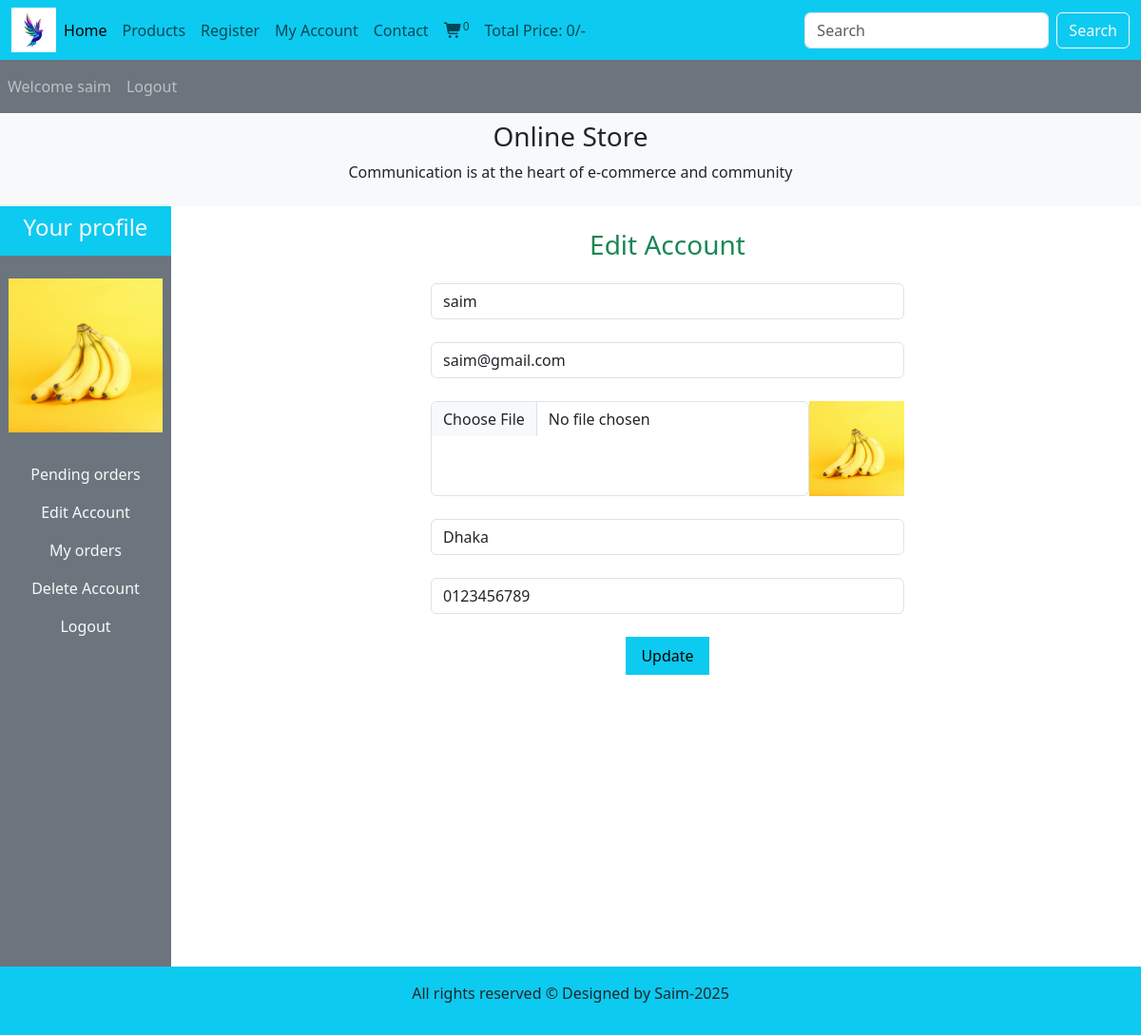
/users_area/profile.php?edit_account (signed in), run on the app's committed database.
### tables this page shows
CREATE TABLE `user_table` (
  `user_id` int(11) NOT NULL,
  `user_name` varchar(100) NOT NULL,
  `user_email` varchar(100) NOT NULL,
  `user_password` varchar(255) NOT NULL,
  `user_image` varchar(255) NOT NULL,
  `user_ip` varchar(255) NOT NULL,
  `user_address` varchar(255) NOT NULL,
  `user_mobile` varchar(20) NOT NULL
);

### users_area/edit_account.php (the view, shortened to what this page needs)
<?php
    if(isset($_GET['edit_account'])) {
        $user_session_name=$_SESSION['username'];
        $select_query="SELECT * FROM `user_table` WHERE user_name='$user_session_name'";
        $result_query=mysqli_query($con, $select_query);
        $row_fetch=mysqli_fetch_assoc($result_query);
        $user_name=$row_fetch['user_name'];
        $user_email=$row_fetch['user_email'];
        $user_address=$row_fetch['user_address'];
        $user_mobile=$row_fetch['user_mobile'];
    }
?>
<!DOCTYPE html>
<html lang="en">
<head>
    <link href="https://cdn.jsdelivr.net/npm/bootstrap@5.3.7/dist/css/bootstrap.min.css" rel="stylesheet">
    <link rel="stylesheet" href="https://cdnjs.cloudflare.com/ajax/libs/font-awesome/7.0.0/css/all.min.css" />
    <link rel = "stylesheet" href = "../style.css">
</head>
<body>
    <h3 class="text-success my-4">Edit Account</h3>
    <form action="" method="post" enctype="multipart/form-data">
        <div class="form-outline mb-4">
            <input type="text" class="form-control w-50 m-auto" name="user_username" value="<?=$user_name?>">
        </div>
        <div class="form-outline mb-4">
            <input type="email" class="form-control w-50 m-auto" name="user_email" value="<?=$user_email?>">
        </div>
        <div class="form-outline mb-4 d-flex w-50 m-auto">
            <input type="file" class="form-control" name="user_image">
            <img src="./user_images/<?=$user_image?>" alt="" class="edit_image">
        </div>
        <div class="form-outline mb-4">
            <input type="text" class="form-control w-50 m-auto" name="user_address" value="<?=$user_address?>">
        </div>
        <div class="form-outline mb-4">
            <input type="text" class="form-control w-50 m-auto" name="user_mobile" value="<?=$user_mobile?>">
        </div>
        <input type="submit" value="Update" class="bg-info py-2 px-3 border-0" name="user_update">
    </form>
</body>
</html>

### users_area/profile.php (shortened to what this page needs)
<?php
    include('../includes/connect.php');
?>
<!DOCTYPE html>
<html lang="en">
<head>
    <link href="https://cdn.jsdelivr.net/npm/bootstrap@5.3.7/dist/css/bootstrap.min.css" rel="stylesheet">
    <link rel="stylesheet" href="https://cdnjs.cloudflare.com/ajax/libs/font-awesome/7.0.0/css/all.min.css" />
    <link rel = "stylesheet" href = "../style.css">
</head>
<body>
    <div class = "container-fluid p-0">
        <nav class="navbar navbar-expand-lg navbar-light bg-info">
            <div class="container-fluid">
                <img src = "../images/logo.png" alt = "" class = "logo">
                <div class="collapse navbar-collapse" id="navbarSupportedContent">
                    <ul class="navbar-nav me-auto mb-2 mb-lg-0">
                        <li class="nav-item">
                            <a class="nav-link active" aria-current="page" href="../index.php">Home</a>
                        </li>
                        <li class="nav-item">
                            <a class="nav-link" href="../display_all.php">Products</a>
                        </li>
                        <li class="nav-item">
                            <a class="nav-link" href="user_registration.php">Register</a>
                        </li>
                        <li class="nav-item">
                            <a class="nav-link" href="profile.php">My Account</a>
                        </li>
                        <li class="nav-item">
                            <a class="nav-link" href="#">Contact</a>
                        </li>
                        <li class="nav-item">
                            <a class="nav-link" href="../cart.php"><i class="fa-solid fa-cart-shopping"></i><sup><?php cartItems(); ?></sup></a>
                        </li>
                        <li class="nav-item">
                            <a class="nav-link" href="#">Total Price: <?php cartTotalPrice(); ?>/-</a>
                        </li>
                    </ul>
                    <form class="d-flex" role="search" action="../search_product.php" method="get">
                        <input class="form-control me-2" type="search" placeholder="Search" aria-label="Search" name="search_data">
                        <input type="submit" value="Search" class="btn btn-outline-light" name="search_data_product">
                    </form>
                </div>
            </div>
        </nav>
        <nav class="navbar navbar-expand-lg navbar-dark bg-secondary">
            <ul class = "navbar-nav me-auto">
                <?php
                    if(!isset($_SESSION['username'])) {
                        echo "<li class='nav-item'><a class='nav-link' href='#'>Welcome Guest</a></li>";
                    } else {
                        echo "<li class='nav-item'><a class='nav-link' href='#'>Welcome ".$_SESSION['username']."</a></li>";
                    }
                    if(!isset($_SESSION['username'])) {
                        echo "<li class='nav-item'><a class='nav-link' href='user_login.php'>Login</a></li>";
                    } else {
                        echo "<li class='nav-item'><a class='nav-link' href='user_logout.php'>Logout</a></li>";
                    }
                ?>
            </ul>
        </nav>
        <div class = "bg-light py-2">
            <h3 class="text-center">Online Store</h3>
            <p class="text-center">Communication is at the heart of e-commerce and community</p>
        </div>
        <div class="row">
            <div class="col-md-2">
                <ul class="navbar-nav bg-secondary text-center" style="height: 100vh">
                    <li class="nav-item bg-info">
                        <a href="#" class="nav-link text-light"><h4 class="">Your profile</h4></a>
                    </li>
                    <?php
                        $username=$_SESSION['username'];
                        $user_image="SELECT * FROM `user_table` WHERE user_name='$username'";
                        $user_image=mysqli_query($con, $user_image);
                        $row_image=mysqli_fetch_array($user_image);
                        $user_image=$row_image['user_image'];
                        echo "
                            <li class='nav-item'>
                                <img src='./user_images/$user_image' class='profile_img my-4'>
                            </li>
                        ";
                    ?>
                    <li class="nav-item">
                        <a href="profile.php" class="nav-link text-light">Pending orders</a>
                    </li>
                    <li class="nav-item">
                        <a href="profile.php?edit_account" class="nav-link text-light">Edit Account</a>
                    </li>
                    <li class="nav-item">
                        <a href="profile.php?my_orders" class="nav-link text-light">My orders</a>
                    </li>
                    <li class="nav-item">
                        <a href="profile.php?delete_account" class="nav-link text-light">Delete Account</a>
                    </li>
                    <li class="nav-item">
                        <a href="user_logout.php" class="nav-link text-light">Logout</a>
                    </li>
                </ul>
            </div>
            <div class="col-md-10 text-center">
                <?php
                    if(isset($_GET['edit_account'])) {
                        include('edit_account.php');
                    }
                ?>
            </div>
        </div>
        <?php
            include("../includes/footer.php")
        ?>
    </div>
</body>
</html>

### style.css (style rules this page uses)
* { padding: 0; margin: 0; box-sizing: border-box; }
.logo { width:4%; height:2%; }

### users_area/profile.php (style rules this page uses)
* { padding: 0; margin: 0; box-sizing: border-box; }
body { overflow-x: hidden; }
.logo { width:4%; height:2%; }
.profile_img { width: 90%; margin: auto; display: block; object-fit: contain; }
.edit_image { width: 100px; height: 100px; object-fit: contain; }

### users_area/edit_account.php (style rules this page uses)
* { padding: 0; margin: 0; box-sizing: border-box; }
body { overflow-x: hidden; }
.logo { width:4%; height:2%; }
.profile_img { width: 90%; margin: auto; display: block; object-fit: contain; }

### data on the page
user_table: user_image (picture), user_username "saim", user_email "saim@gmail.com", user_address "Dhaka", user_mobile "0123456789"

### other printed values
$count_cart_items "0"
$total "0"
$_SESSION['username'] "saim"
